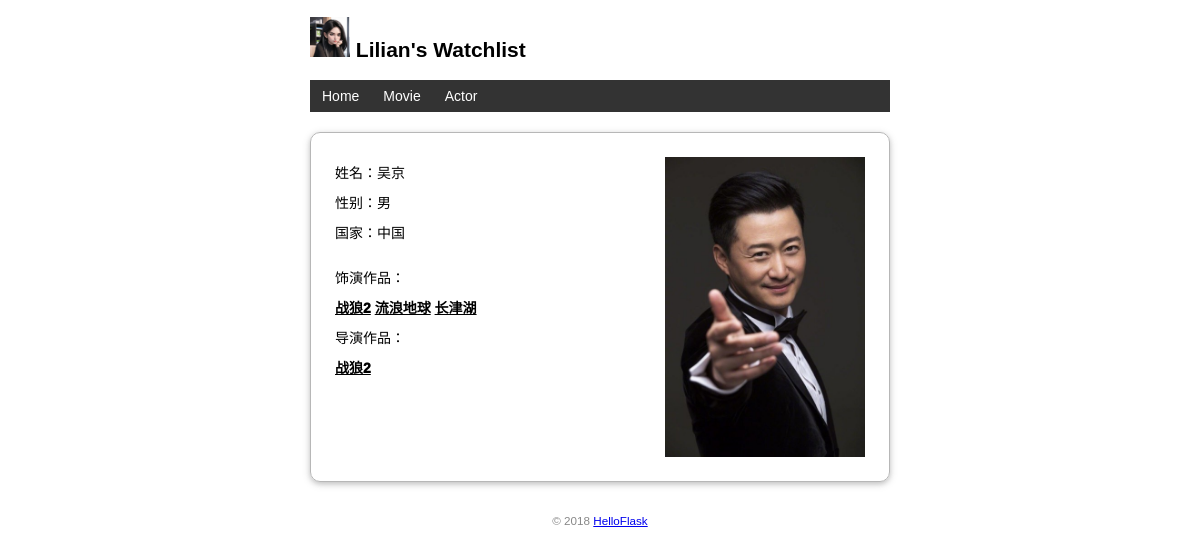
The app's page /actor_detail/2001 with its own data.
### app.py (models this page shows)
class ActorInfo(db.Model):
    actor_id = db.Column(db.String(10), primary_key=True, nullable=True)
    actor_name = db.Column(db.String(20), nullable=True)
    gender = db.Column(db.String(2), nullable=True)
    country = db.Column(db.String(20))

class MovieInfo(db.Model):
    movie_id = db.Column(db.String(10), primary_key=True, nullable=True)
    movie_name = db.Column(db.String(20), nullable=True)
    release_date = db.Column(db.String(20))
    country = db.Column(db.String(20))
    movie_type = db.Column(db.String(10))
    year = db.Column(db.Integer)
    box = db.Column(db.Float)

### app.py (the view)
@app.route('/actor_detail/<actor_id>')
def actor_detail(actor_id):
    actor = ActorInfo.query.get(actor_id)
    relations = MovieActorRelation.query.filter_by(actor_id=actor_id)
    act_works, direct_works = [], []
    for relation in relations:
        if relation.relation_type == '主演':
            act_works.append(MovieInfo.query.get(relation.movie_id))
        else:
            direct_works.append(MovieInfo.query.get(relation.movie_id))
    return render_template('actor_detail.html',actor_id=actor_id, actor=actor, act_works=act_works, direct_works=direct_works)

### app.py (called while the page is built)
@app.context_processor
def inject_context():
    return dict(name="Lilian")

### templates/actor_detail.html (shortened to what this page needs)
{% extends 'base.html' %}
{% block content %}
<div class="card">
    <span>
        <div>姓名：{{actor.actor_name}}</div>
        <div>性别：{{actor.gender}}</div>
        <div>国家：{{actor.country}}</div>
        <div class="work">
            <div>饰演作品：</div>
            {% if act_works|length > 0 %}
                {% for work in act_works %}
                <div class="redirect" onclick="ActorDetailToMovieDetail('{{work.movie_id}}')">{{work.movie_name}}</div>
                {% endfor %}
            {% else %}
                <a>无</a>
            {% endif %}
            <div>导演作品：</div>
            {% if direct_works|length > 0 %}
                {% for work in direct_works %}
                <div class="redirect" onclick="ActorDetailToMovieDetail('{{work.movie_id}}')">{{work.movie_name}}</div>
                {% endfor %}
            {% else %}
                <a>无</a>
            {% endif %}
        </div>
    </span>
    <img id="intro_pic" alt="Intro" class="intro_pic" src="">
</div>
{% endblock %}

### static/css/style.css (style rules this page uses)
body { margin: auto; max-width: 580px; font-size: 14px; font-family: Helvetica, Arial, sans-serif; }
.card { display: flex; margin: 20px 0px; padding: 24px 24px; border: 1px solid #b7b7b7; border-radius: 10px; box-shadow: 0 2px 5px 0 rgba(0, 0, 0, 0.16), 0 2px 10px 0 rgba(0, 0, 0, 0.12); }
.card span div { padding: 5px 0px; }
.work { margin-top: 10px; }
.intro_pic { width: 200px; margin-left: auto; }
.redirect { font-weight: 1000; text-decoration: underline; cursor: pointer; display: inline-block; font-family:'Gill Sans', 'Gill Sans MT', Calibri, 'Trebuchet MS', sans-serif; }

### records on screen
ActorInfo: actor_name "吴京", gender "男", country "中国"
MovieInfo: movie_name "战狼2"
MovieInfo: movie_name "流浪地球"
MovieInfo: movie_name "长津湖"

### other values on screen
{{ name }} "Lilian"
